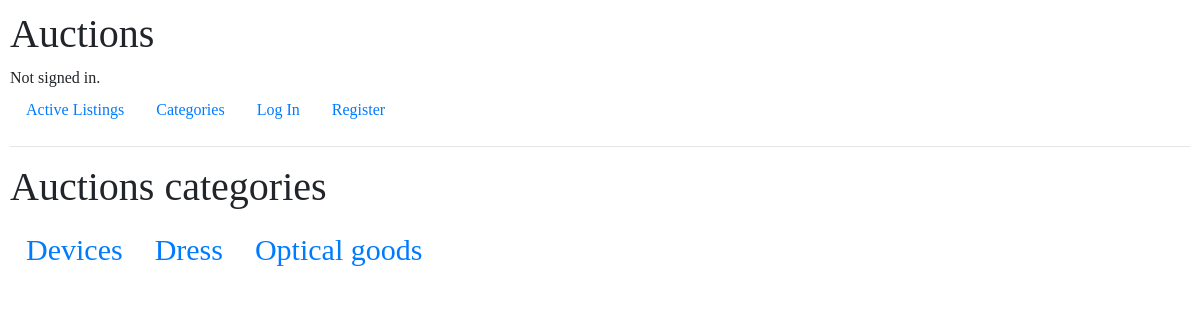
The page /categories on the database its author committed.
### auctions/models.py (models this page shows)
class Category(models.Model):
    category = models.CharField(max_length=64)
    def __str__(self):
        return self.category

### auctions/views.py (the view)
# urls.py: path("categories", views.categories, name="categories"),
def categories(request):
    categories = Category.objects.all()
    listings = Listing.objects.all()
    return render(request, "auctions/categories.html", {
        "categories": categories,
        "listings": listings,
    })

### auctions/templates/auctions/categories.html
{% extends "auctions/layout.html" %}
{% load static %}
{% block body %}
    <h1> Auctions categories</h1>
    <ul class="nav" id="categoriesNav">
        {% for category in categories %}
        <li class="nav-item">
            <a class="nav-link" href="{% url 'activelistings' %}">{{category}}</a>
        </li>
        {% endfor %}
    </ul>
{% endblock %}

### auctions/static/auctions/styles.css (style rules this page uses)
body { margin: 0; padding: 10px; width: 100%; font-family: 'Source Serif Pro', serif; }
#categoriesNav { font-size: 35px; }
#categoriesNav > li { font-size: 30px; }

### rows shown on the page
Category: category "Devices"
Category: category "Dress"
Category: category "Optical goods"
